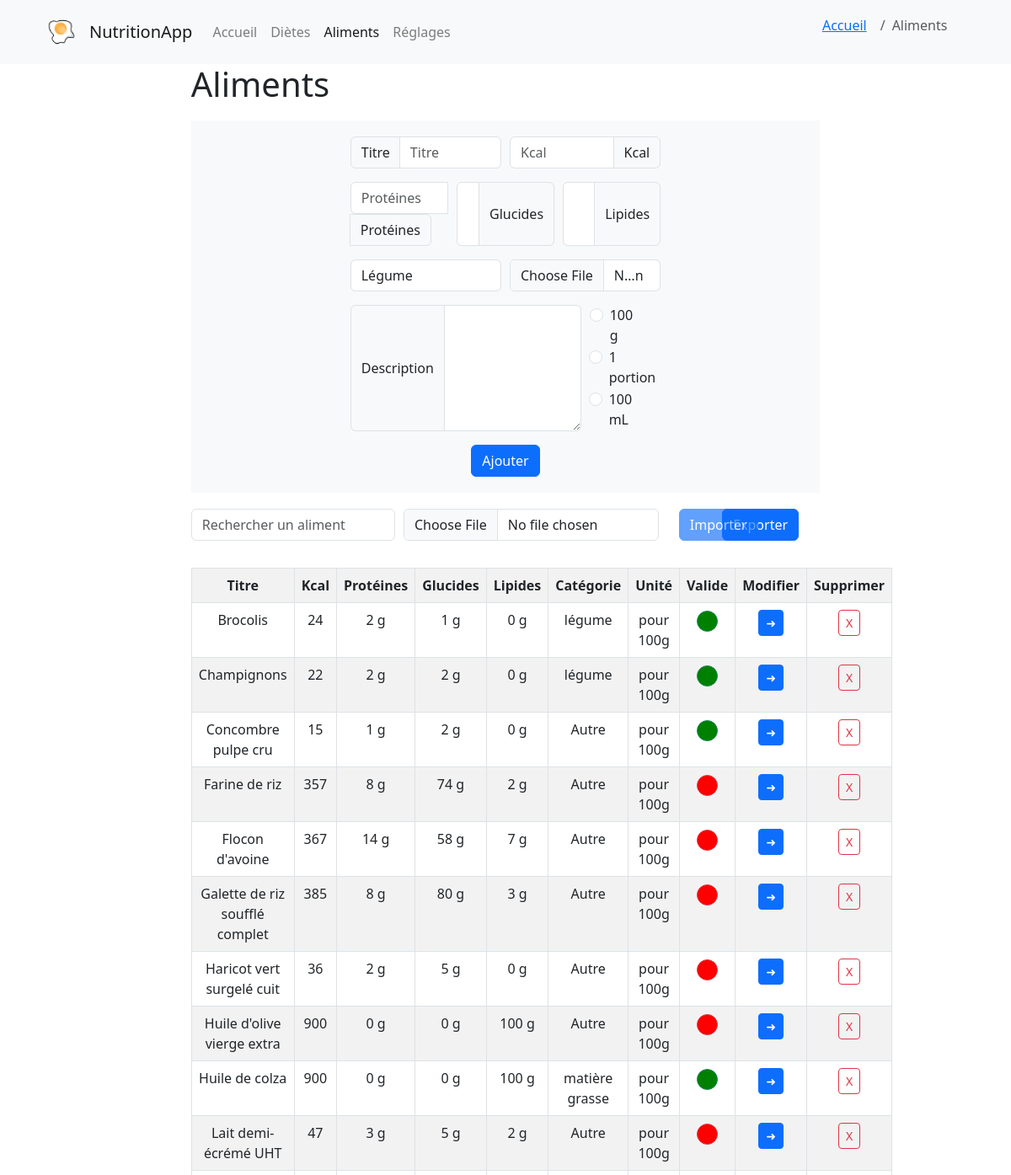
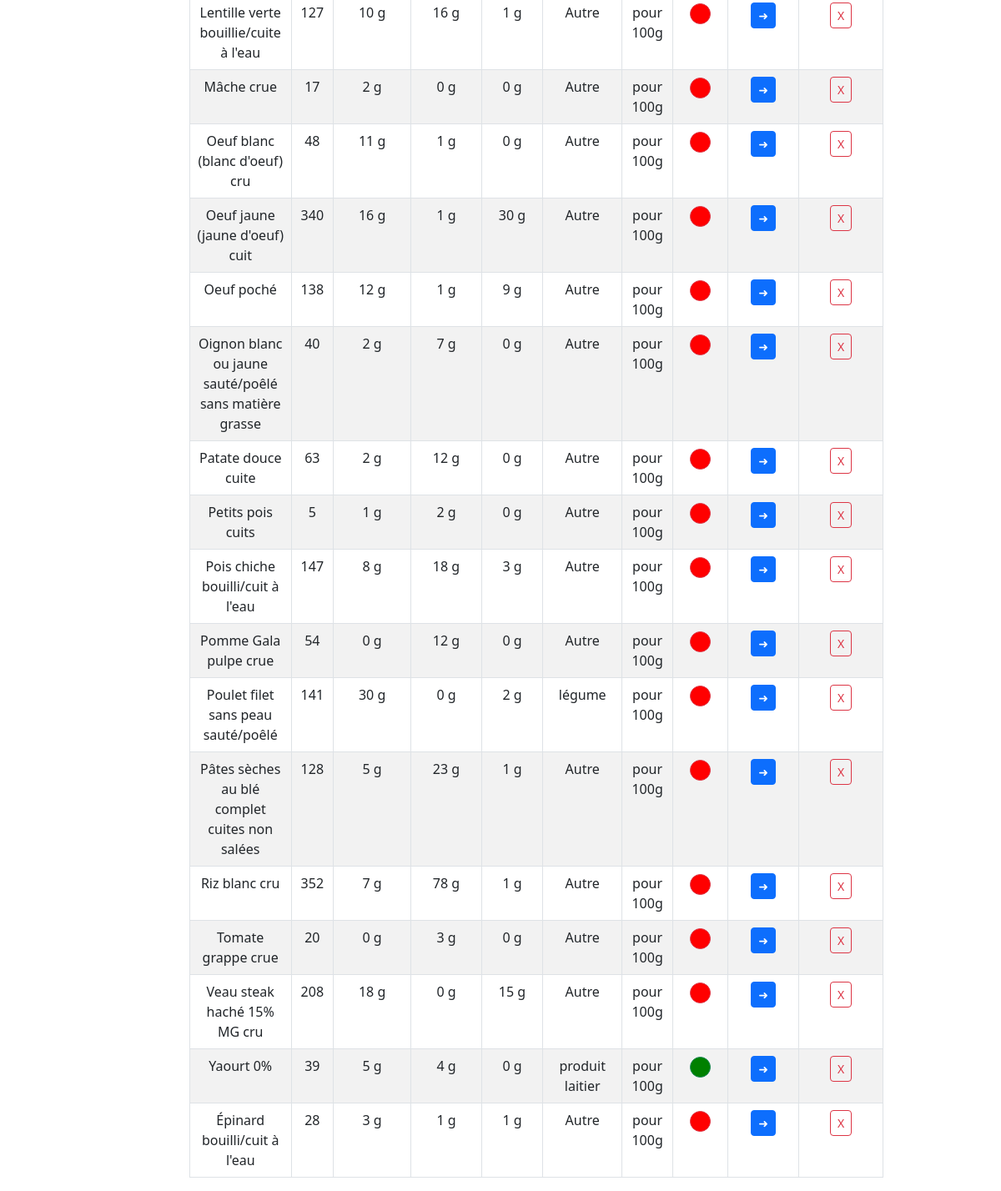
The page /aliments on the database its author committed (2 pictures, top to bottom).
### models.py (models this page shows, shortened)
class aliment(db.Model):
    id = db.Column(db.Integer, primary_key=True)
    titre = db.Column(db.String(255), nullable=True, unique=True)
    kcal = db.Column(db.Integer, nullable=True, server_default='0')
    proteines = db.Column(db.Integer, nullable=True, server_default='0')
    glucides = db.Column(db.Integer, nullable=True, server_default='0')
    lipides = db.Column(db.Integer, nullable=True, server_default='0')
    categorie = db.Column(db.String(255), nullable=True, server_default="Autre") # légume, fruit, féculent...
    photo = db.Column(db.String(255), nullable=True, server_default='')
    description = db.Column(db.String(255), nullable=True, server_default='')
    unite = db.Column(db.Integer, nullable=True, server_default='0') # 0 = 100g, 1 = 1 unité, 2 = mL
    valide = db.Column(db.Integer, nullable=True, server_default='0') # 0 = non validé, 1 = validé
    def get_all():
        return aliment.query.order_by(aliment.titre).all()

### app.py (the view)
@app.route('/aliments')
def aliments():
    aliments = aliment.get_all()
    return render_template('aliments.html', aliments=aliments)

### templates/aliments.html (shortened to what this page needs)
{% extends 'base.html' %}
{% block content %}
{% set page = 'aliments' %}
{% set place = ["accueil","aliments"] %}
{% with breadcrumb=place %}
    {% include "navbar.html" %}
{% endwith %}
<link rel="stylesheet" href="{{ url_for('static', filename='css/pages.css') }}">
<div class="content">
<h1 class="title">{% block title %} Aliments {% endblock %}</h1>
<div class="content_aliments bg-light">
    <div>
        <form method="POST" action="{{ url_for('ajouter_aliment') }}"  enctype="multipart/form-data">
            <div class="form-row">
                <div class="input-group mb-3 col-md-6">
                    <div class="input-group-prepend">
                        <span class="input-group-text" id="titre">Titre</span>
                    </div>
                    <input type="text" id="titre" name="titre" class="form-control" placeholder="Titre" required>
                </div>
                <div class="input-group mb-3 col-md-6">
                    <input type="number" id="kcal" name="kcal" class="form-control" placeholder="Kcal" required>
                    <div class="input-group-append">
                        <span class="input-group-text" id="kcal">Kcal</span>
                    </div>
                </div>
            </div>
            <div class="form-row">
                <div class="input-group mb-3 col-md-4">
                    <input type="number" id="proteines" name="proteines" class="form-control" placeholder="Protéines" required>
                    <div class="input-group-append">
                        <span class="input-group-text" id="proteines">Protéines</span>
                    </div>
                </div>
                <div class="input-group mb-3 col-md-4">
                    <input type="number" id="glucides" name="glucides" class="form-control" placeholder="Glucides" required>
                    <div class="input-group-append">
                        <span class="input-group-text" id="glucides">Glucides</span>
                    </div>
                </div>
                <div class="input-group mb-3 col-md-4">
                    <input type="number" id="lipides" name="lipides" class="form-control" placeholder="Lipides" required>
                    <div class="input-group-append">
                        <span class="input-group-text" id="lipides">Lipides</span>
                    </div>
                </div>
            </div>
            <div class="form-row">
                <div class="input-group mb-3 col-md-6">
                    <select id="categorie" name="categorie" class="form-control" required>
                        <option value="légume">Légume</option>
                    </select>
                </div>
                <div class="input-group mb-3 col-md-6">
                    <input class="form-control" type="file" id="fichier_photo" name="fichier_photo">
                </div>
            </div>
            <div class="form-row">
                <div class="input-group mb-3 col-md-9">
                    <span class="input-group-text">Description</span>
                    <textarea class="form-control" id="description" name="description" aria-label="With textarea"></textarea>
                </div>
                <div class="input-group mb-3 col-md-2">
                    <div class="form-check">
                        <input class="form-check-input" value="0" type="radio" name="unite" id="flexRadioDefault1" value="100 g" required>
                        <label class="form-check-label" for="flexRadioDefault1">
                            100 g
                        </label>
                    </div>
                    <div class="form-check">
                        <input class="form-check-input" value="1" type="radio" name="unite" id="flexRadioDefault2" value="1 portion" required>
                        <label class="form-check-label" for="flexRadioDefault2">
                            1 portion
                        </label>
                    </div>
                    <div class="form-check">
                        <input class="form-check-input" value="2" type="radio" name="unite" id="flexRadioDefault3" value="100 mL" required  >
                        <label class="form-check-label" for="flexRadioDefault3">
                            100 mL
                        </label>
                    </div>
                </div>
            </div>
            <div class="form-row text-center" style="padding-bottom: 0.5cm;">
                <div class="col-md-12">
                    <input type="submit" value="Ajouter" class="btn btn-primary">
                </div>
            </div>
        </form>
    </div>
</div>
<div class="form-row" style="padding-top: 0.5cm;">
    <div class="input-group mb-3 col-md-4">
        <form id="search-form">
            <input id="searchbar_aliment" onkeyup="search_aliment()" type="text" name="search" class="form-control" placeholder="Rechercher un aliment" aria-label="Rechercher un aliment" aria-describedby="button-addon2">
        </form>
    </div>
    <div class="input-group mb-3 col-md-6">
        <form method="post" action="{{ url_for('importer_csv_aliment') }}" enctype="multipart/form-data">
            <div class="row">
                <div class="col-md-10">
                    <div class="mb-3">
                        <input class="form-control" type="file" id="fichier_aliment" name="fichier_aliment" onchange="checkFileSelectedAliment()">
                    </div>
                </div>
                <div class="col-md-2 align-items-center">
                    <button type="submit" class="btn btn-primary" id="bouton_importer_aliment" disabled>Importer</button>
                </div>
            </div>
        </form>
    </div>
    <div class="mb-3 col-md-2">
        <a href="{{ url_for('export_csv_aliment') }}" class="btn btn-primary">Exporter</a>
    </div>
</div>
        <table class="table table-striped table-bordered">
            <tr class="text-center">
                <th>Titre</th>
                <th>Kcal</th>
                <th>Protéines</th>
                <th>Glucides</th>
                <th>Lipides</th>
                <th>Catégorie</th>
                <th>Unité</th>
                <th>Valide</th>
                <th>Modifier</th>
                <th>Supprimer</th>
            </tr>
            {% for aliment in aliments %}
            <tr class="element_aliment_liste">
                <td style="width: 20%">{{ aliment.titre }}</td>
                <td style="width: 10%">{{ aliment.kcal }}</td>
                <td style="width: 10%">{{ aliment.proteines }} g</td>
                <td style="width: 10%">{{ aliment.glucides }} g</td>
                <td style="width: 10%">{{ aliment.lipides }} g</td>
                <td style="width: 10%">{{ aliment.categorie }}</td>
                {% if aliment.unite == 1 %}
                <td style="width: 10%">pour 1 portion</td>
                {% elif aliment.unite == 2 %}
                <td style="width: 10%">pour 100 mL</td>
                {% else %}
                <td style="width: 10%">pour 100g</td>
                {% endif %}
                {% if aliment.valide == 1 %}
                <td style="width: 10%">
                        <a href="{{ url_for('invalider_aliment', id=aliment.id) }}" class="btn btn-sm btn-outline-success green_dot"></a>
                </td>
                {% else %}
                <td style="width: 10%">
                        <a href="{{ url_for('valider_aliment', id=aliment.id) }}" class="btn btn-sm btn-outline-danger red_dot"></a>
                </td>
                {% endif %}
            <td style="width: 10%">
                    <a href="{{ url_for('modifier_aliment', id=aliment.id) }}" class="btn btn-sm btn-primary">➜</a>
                </td>
                <td style="width: 10%">
                    <a href="{{ url_for('supprimer_aliment', id=aliment.id) }}" class="btn btn-sm btn-outline-danger">X</a>
                </td>
            </tr>
            {% endfor %}
        </table>
</div>
{% endblock %}

### static/css/base.css (style rules this page uses)
html { font-family: 'Roboto', sans-serif; font-size: 16px; line-height: 1.5; color: #333; background-color: #fff; }

### static/css/pages.css (style rules this page uses)
.content { padding: 0cm 6cm 0cm 6cm; }
.content_aliments { padding: 0.5cm 5cm 0cm 5cm; margin-top: 0.5cm; }
.table td { text-align: center; }
.green_dot { height: 25px; width: 25px; background-color: green; border-radius: 50%; display: inline-block; }
.red_dot { height: 25px; width: 25px; background-color: red; border-radius: 50%; display: inline-block; }

### rows shown on the page
aliment: titre "Brocolis", kcal "24", proteines "2", glucides "1", lipides "0", categorie "légume", unite "pour 100g"
aliment: titre "Champignons", kcal "22", proteines "2", glucides "2", lipides "0", categorie "légume", unite "pour 100g"
aliment: titre "Concombre pulpe cru", kcal "15", proteines "1", glucides "2", lipides "0", categorie "Autre", unite "pour 100g"
aliment: titre "Farine de riz", kcal "357", proteines "8", glucides "74", lipides "2", categorie "Autre", unite "pour 100g"
aliment: titre "Flocon d'avoine", kcal "367", proteines "14", glucides "58", lipides "7", categorie "Autre", unite "pour 100g"
aliment: titre "Galette de riz soufflé complet", kcal "385", proteines "8", glucides "80", lipides "3", categorie "Autre", unite "pour 100g"
aliment: titre "Haricot vert surgelé cuit", kcal "36", proteines "2", glucides "5", lipides "0", categorie "Autre", unite "pour 100g"
aliment: titre "Huile d'olive vierge extra", kcal "900", proteines "0", glucides "0", lipides "100", categorie "Autre", unite "pour 100g"
aliment: titre "Huile de colza", kcal "900", proteines "0", glucides "0", lipides "100", categorie "matière grasse", unite "pour 100g"
aliment: titre "Lait demi-écrémé UHT", kcal "47", proteines "3", glucides "5", lipides "2", categorie "Autre", unite "pour 100g"
aliment: titre "Lentille verte bouillie/cuite à l'eau", kcal "127", proteines "10", glucides "16", lipides "1", categorie "Autre", unite "pour 100g"
aliment: titre "Mâche crue", kcal "17", proteines "2", glucides "0", lipides "0", categorie "Autre", unite "pour 100g"
aliment: titre "Oeuf blanc (blanc d'oeuf) cru", kcal "48", proteines "11", glucides "1", lipides "0", categorie "Autre", unite "pour 100g"
aliment: titre "Oeuf jaune (jaune d'oeuf) cuit", kcal "340", proteines "16", glucides "1", lipides "30", categorie "Autre", unite "pour 100g"
aliment: titre "Oeuf poché", kcal "138", proteines "12", glucides "1", lipides "9", categorie "Autre", unite "pour 100g"
aliment: titre "Oignon blanc ou jaune sauté/poêlé sans matière grasse", kcal "40", proteines "2", glucides "7", lipides "0", categorie "Autre", unite "pour 100g"
aliment: titre "Patate douce cuite", kcal "63", proteines "2", glucides "12", lipides "0", categorie "Autre", unite "pour 100g"
aliment: titre "Petits pois cuits", kcal "5", proteines "1", glucides "2", lipides "0", categorie "Autre", unite "pour 100g"
aliment: titre "Pois chiche bouilli/cuit à l'eau", kcal "147", proteines "8", glucides "18", lipides "3", categorie "Autre", unite "pour 100g"
aliment: titre "Pomme Gala pulpe crue", kcal "54", proteines "0", glucides "12", lipides "0", categorie "Autre", unite "pour 100g"
aliment: titre "Poulet filet sans peau sauté/poêlé", kcal "141", proteines "30", glucides "0", lipides "2", categorie "légume", unite "pour 100g"
aliment: titre "Pâtes sèches au blé complet cuites non salées", kcal "128", proteines "5", glucides "23", lipides "1", categorie "Autre", unite "pour 100g"
aliment: titre "Riz blanc cru", kcal "352", proteines "7", glucides "78", lipides "1", categorie "Autre", unite "pour 100g"
aliment: titre "Tomate grappe crue", kcal "20", proteines "0", glucides "3", lipides "0", categorie "Autre", unite "pour 100g"
aliment: titre "Veau steak haché 15% MG cru", kcal "208", proteines "18", glucides "0", lipides "15", categorie "Autre", unite "pour 100g"
aliment: titre "Yaourt 0%", kcal "39", proteines "5", glucides "4", lipides "0", categorie "produit laitier", unite "pour 100g"
aliment: titre "Épinard bouilli/cuit à l'eau", kcal "28", proteines "3", glucides "1", lipides "1", categorie "Autre", unite "pour 100g"

### other values the page prints
{{ pretty_name[item] }} "Accueil"
{{ pretty_name[item] }} "Aliments"
